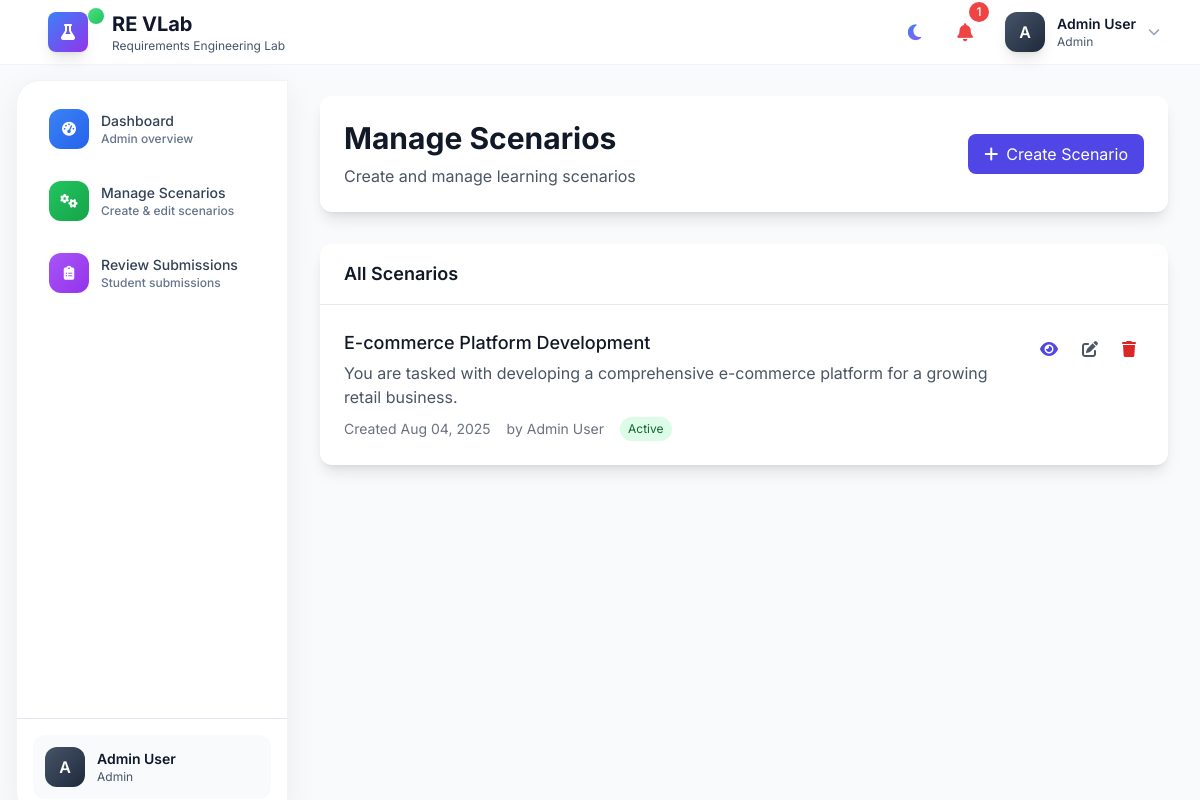
Page /admin-panel/scenarios/ (signed in) on the earlier database version.
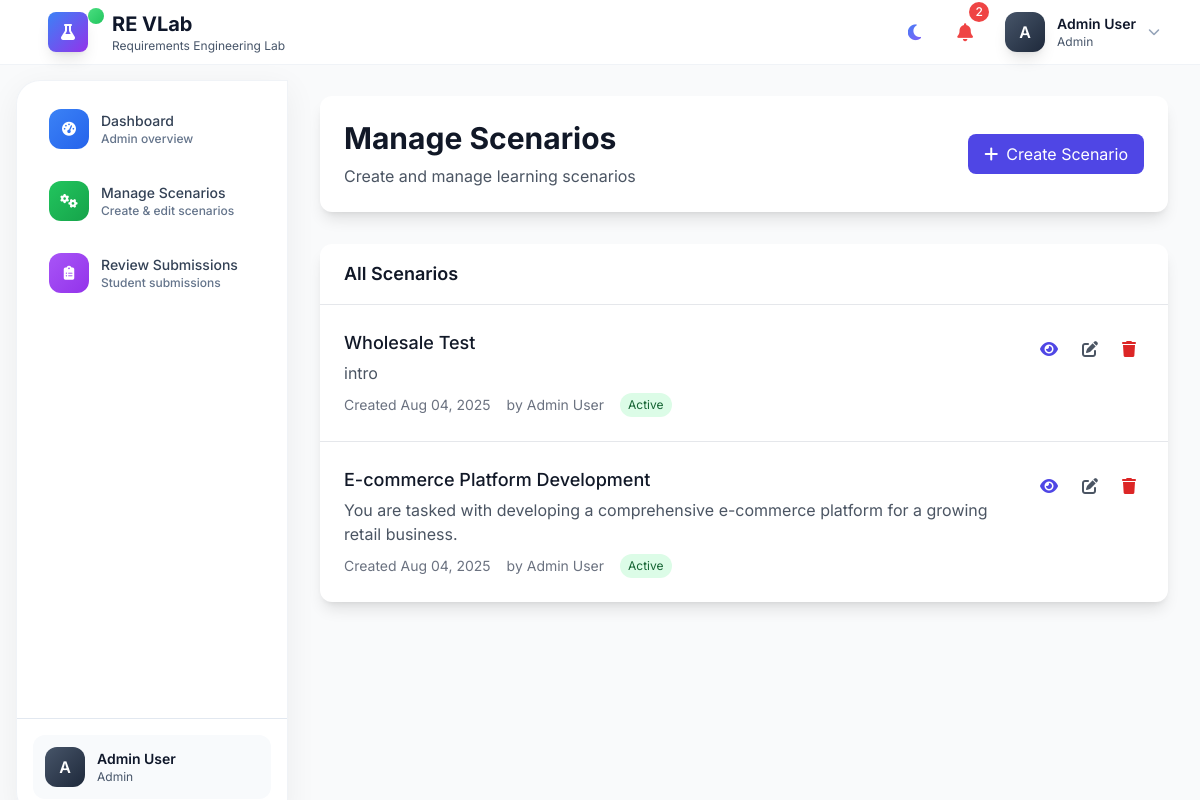
Same page on the later database version.
### lab/models.py (models this page shows, shortened)
class Scenario(models.Model):
    DIFFICULTY_CHOICES = [
        ('beginner', 'Beginner'),
        ('intermediate', 'Intermediate'),
        ('advanced', 'Advanced'),
    ]
    title = models.CharField(max_length=200)
    difficulty = models.CharField(max_length=20, choices=DIFFICULTY_CHOICES, default='intermediate')
    introduction = models.TextField()
    aim = models.TextField()
    objectives = models.TextField()
    description = models.TextField()
    created_by = models.ForeignKey(User, on_delete=models.CASCADE)
    created_at = models.DateTimeField(auto_now_add=True)
    updated_at = models.DateTimeField(auto_now=True)
    is_active = models.BooleanField(default=True)
    class Meta:
        ordering = ['-created_at']

### lab/views.py (the view)
# urls.py: path('admin-panel/scenarios/', views.admin_scenarios, name='admin_scenarios'),
@login_required
def admin_scenarios(request):
    user_profile = get_object_or_404(UserProfile, user=request.user)
    if user_profile.role != 'admin':
        messages.error(request, 'Access denied.')
        return redirect('dashboard')
    scenarios = Scenario.objects.all().order_by('-created_at')
    return render(request, 'lab/admin_scenarios.html', {'scenarios': scenarios})

### lab/context_processors.py (called while the page is built)
def sidebar_progress(request):
    if not request.user.is_authenticated:
        return {}
    draft_submissions = ScenarioSubmission.objects.filter(student=request.user, status='draft').count()
    completed_submissions = ScenarioSubmission.objects.filter(student=request.user, status='submitted').count()
    feedback_received = ScenarioSubmission.objects.filter(student=request.user, status='feedback_received').count()
    return {
        'draft_submissions': draft_submissions,
        'completed_submissions': completed_submissions,
        'feedback_received': feedback_received,
    }

def notifications_processor(request):
    if request.user.is_authenticated:
        unread_count = request.user.notifications.filter(is_read=False).count()
    else:
        unread_count = 0
    return {
        'unread_notifications_count': unread_count,
        'has_unread_notifications': unread_count > 0
    }

### templates/lab/admin_scenarios.html (shortened to what this page needs)
{% extends 'base.html' %}
{% block content %}
<div class="space-y-8">
    <div class="bg-white rounded-xl shadow-lg p-6">
        <div class="flex items-center justify-between">
            <div>
                <h1 class="text-3xl font-bold text-gray-900">Manage Scenarios</h1>
                <p class="text-gray-600 mt-2">Create and manage learning scenarios</p>
            </div>
            <a href="{% url 'create_scenario' %}"
               class="bg-indigo-600 text-white px-4 py-2 rounded-lg hover:bg-indigo-700 transition duration-200">
                <i class="fas fa-plus mr-2"></i>Create Scenario
            </a>
        </div>
    </div>
    <div class="bg-white rounded-xl shadow-lg overflow-hidden">
        <div class="px-6 py-4 border-b border-gray-200">
            <h2 class="text-lg font-semibold">All Scenarios</h2>
        </div>
        {% if scenarios %}
        <div class="divide-y divide-gray-200">
            {% for scenario in scenarios %}
            <div class="p-6 hover:bg-gray-50">
                <div class="flex items-start justify-between">
                    <div class="flex-1">
                        <h3 class="text-lg font-medium text-gray-900">{{ scenario.title }}</h3>
                        <p class="text-gray-600 mt-1">{{ scenario.introduction|truncatewords:30 }}</p>
                        <div class="flex items-center mt-2 space-x-4 text-sm text-gray-500">
                            <span>Created {{ scenario.created_at|date:"M d, Y" }}</span>
                            <span>by {{ scenario.created_by.get_full_name|default:scenario.created_by.username }}</span>
                            <span class="px-2 py-1 rounded-full text-xs
                                {% if scenario.is_active %}bg-green-100 text-green-800{% else %}bg-red-100 text-red-800{% endif %}">
                                {% if scenario.is_active %}Active{% else %}Inactive{% endif %}
                            </span>
                        </div>
                    </div>
                    <div class="flex items-center space-x-2 ml-4">
                        <a href="{% url 'scenario_detail' scenario.pk %}"
                           class="text-indigo-600 hover:text-indigo-800 p-2" title="View Scenario">
                            <i class="fas fa-eye"></i>
                        </a>
                        <a href="{% url 'edit_scenario' scenario.pk %}"
                           class="text-gray-600 hover:text-gray-800 p-2" title="Edit Scenario">
                            <i class="fas fa-edit"></i>
                        </a>
                        <button onclick="deleteScenario({{ scenario.pk }}, '{{ scenario.title }}')"
                                class="text-red-600 hover:text-red-800 p-2" title="Delete Scenario">
                            <i class="fas fa-trash"></i>
                        </button>
                    </div>
                </div>
            </div>
            {% endfor %}
        </div>
        {% endif %}
    </div>
</div>
{% endblock %}

### templates/base.html (shortened to what the changed rows need)
{% load static %}
<!DOCTYPE html>
<html lang="en" class="{% if request.session.theme == 'dark' %}dark{% endif %}">
<head>
    <script src="https://cdn.tailwindcss.com"></script>
    <link href="https://cdnjs.cloudflare.com/ajax/libs/font-awesome/6.4.0/css/all.min.css" rel="stylesheet">
</head>
<body class="font-sans antialiased bg-gray-50 dark:bg-gray-900 text-gray-900 dark:text-white" x-data="{ sidebarOpen: false, sidebarCollapsed: false, notificationsOpen: false, profileOpen: false }">
    {% if user.is_authenticated %}
    <nav class="nav-glass fixed w-full top-0 z-50">
        <div class="max-w-7xl mx-auto px-4 sm:px-6 lg:px-8">
            <div class="flex justify-between items-center h-16">
                <div class="flex items-center space-x-4">
                    <a href="{% url 'home' %}" class="flex items-center space-x-3 group">
                        <div class="hidden sm:block">
                            <h1 class="text-xl font-bold text-primary-900 dark:text-white">RE VLab</h1>
                        </div>
                    </a>
                </div>
                <div class="flex items-center space-x-3">
                    {% if user.is_authenticated %}
                        <div class="relative" x-data="{ open: false }">
                            <button @click="open = !open"
                            class="relative p-3 text-primary-600 dark:text-primary-400 hover:bg-primary-50 dark:hover:bg-primary-800/50 rounded-xl transition-colors">
                                {% if has_unread_notifications %}
                                    <i class="fas fa-bell text-lg text-red-500 animate-pulse-notification"></i>
                                    <span class="absolute -top-1 -right-1 bg-red-500 text-white text-xs rounded-full h-5 w-5 flex items-center justify-center font-medium">
                                        {{ unread_notifications_count }}
                                    </span>
                                {% else %}
                                    <i class="fas fa-bell text-lg"></i>
                                {% endif %}
                            </button>
                        </div>
                    {% else %}
                        <a href="{% url 'login' %}" class="btn-secondary">Sign In</a>
                        <a href="{% url 'register' %}" class="btn-primary">Get Started</a>
                    {% endif %}
                </div>
            </div>
        </div>
    </nav>
    {% endif %}
    {% if user.is_authenticated %}
    <div class="flex min-h-screen pt-16">
        {% endif %}
        {% if user.is_authenticated %}
        <div class="flex-1"
            :class="sidebarCollapsed ? 'md:ml-16' : 'md:ml-72'">
        {% else %}
        <div class="flex-1 w-full">
        {% endif %}
            {% if user.is_authenticated %}
            <main class="p-4 md:p-6 lg:p-8">
            {% else %}
            <main class="w-full">
            {% endif %}
                {% block content %}
                {% endblock %}
            </main>
        </div>
    </div>
</body>
</html>

Differences in the rows shown:
added Scenario: title "Wholesale Test", introduction "intro", created_at "Aug 04, 2025", created_by.get_full_name "Admin User", is_active "Active"
Other differences:
{{ unread_notifications_count }}: "1" → "2"
